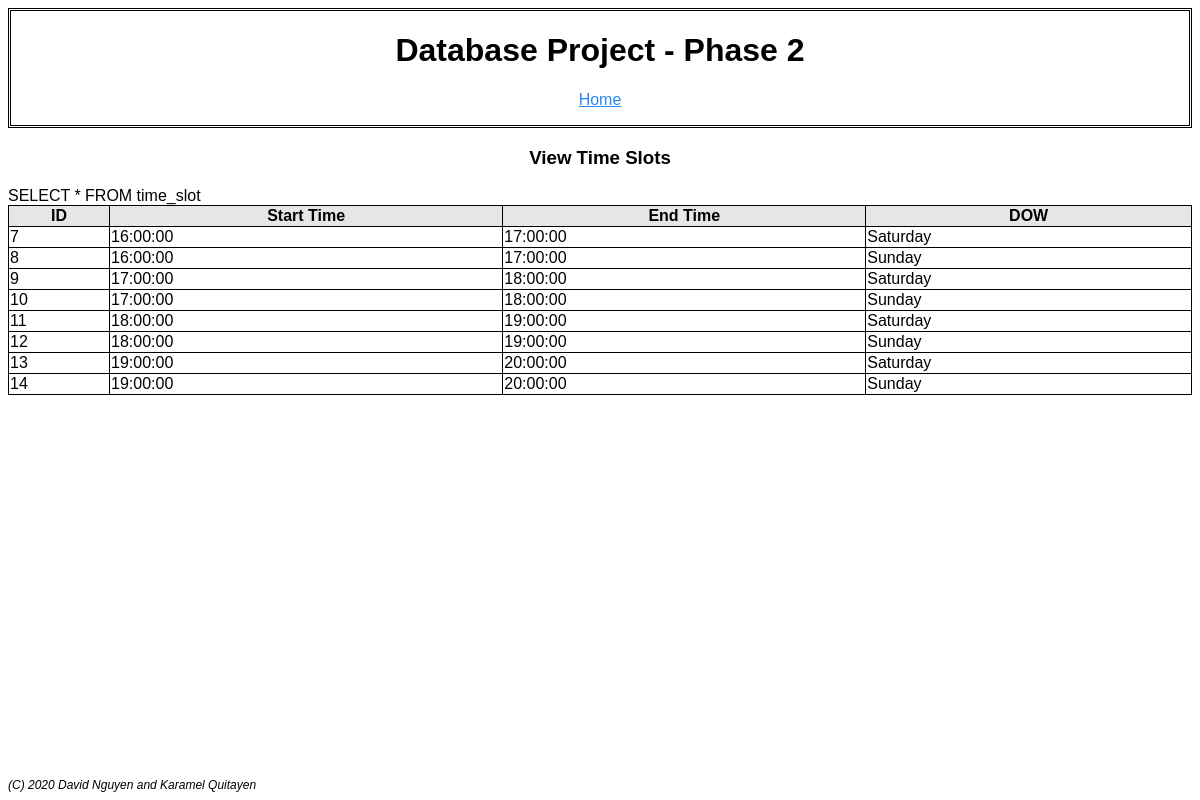
The page /view_time_slots_page.php on the database as committed earlier.
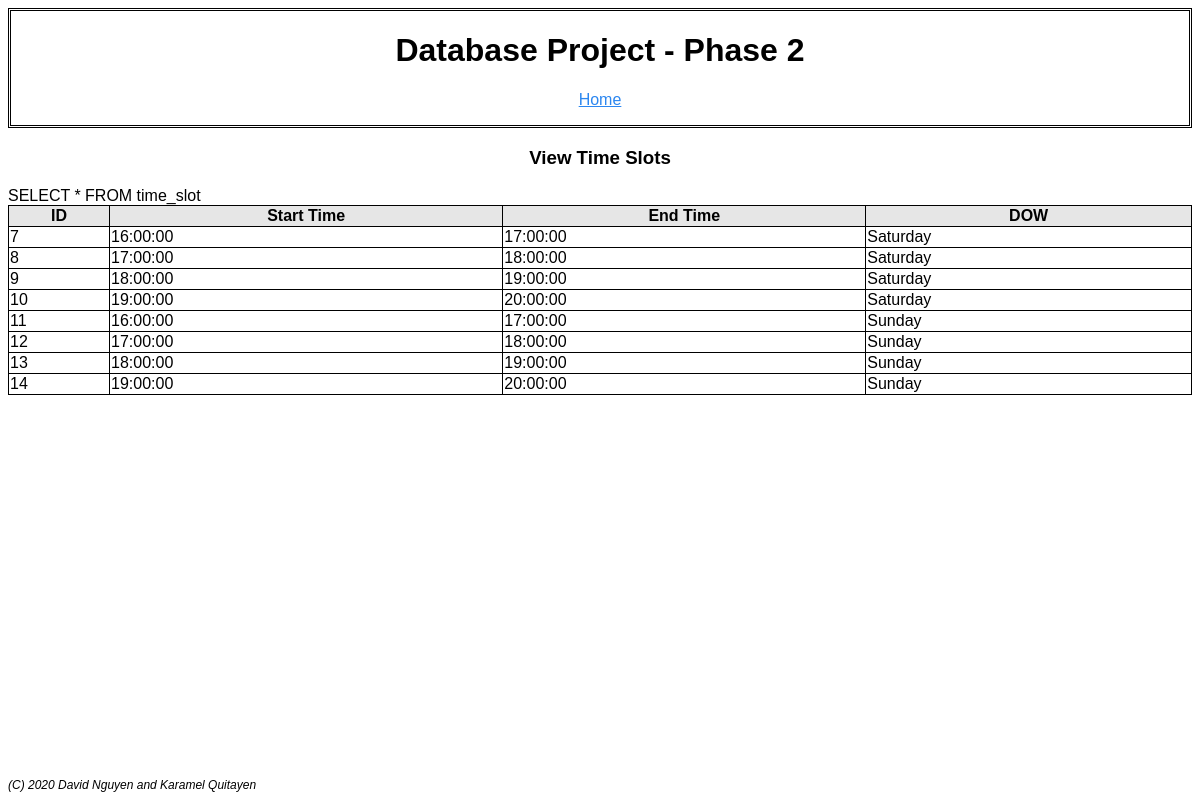
The same page on the database as committed later.
### tables this page shows
CREATE TABLE `time_slot` (
  `time_slot_id` int(11) NOT NULL AUTO_INCREMENT,
  `day_of_the_week` varchar(255) NOT NULL,
  `start_time` time NOT NULL,
  `end_time` time NOT NULL,
  PRIMARY KEY (`time_slot_id`)
);

### view_time_slots_page.php (the view, shortened to what this page needs)
<html>
	<body>
		<?php
			include "header.php";
		?>
		<table style='width:100%'>
			<div align='center'>
				<h3>View Time Slots</h3>
			</div>
			<?php
				$myconnection = mysqli_connect('localhost', 'root', '') or die ('Could not connect: ' . mysql_error());
				$query = "SELECT * FROM time_slot";
				echo $query . "<br>";
				$result = mysqli_query($myconnection, $query) or die ('Query failed: ' . mysql_error());
				echo "<tr><th>ID</th><th>Start Time</th><th>End Time</th><th>DOW</th></tr>";
				while ($row = mysqli_fetch_array ($result, MYSQLI_ASSOC)) {
					echo "<tr>";
					echo "<td>$row[time_slot_id]</td>";
					echo "<td>$row[start_time]</td>";
					echo "<td>$row[end_time]</td>";
					echo "<td>$row[day_of_the_week]</td>";
					echo "</tr>";
				}
			?>
		</table>
	</body
</html>

### header.php (shortened to what this page needs)
<html>
	<body>
		<div align="center" style="border:double">
			<h1> Database Project - Phase 2</h1>
			<?php
				if (isset($_SESSION['loggedUser'])){
					$name = $_SESSION['loggedUser']['name'];
					$id = $_SESSION['loggedUser']['id'];
					echo "<p><b>Signed in as: </b>$name (UID$id)<p>";
					echo "<a href='http://localhost/Database2-Project/user_page.php'>Profile</a> ";
					echo "<a href='http://localhost/Database2-Project/logout.php'>Logout</a><br>";
				}
				else{
					echo "<p>";
					echo "<a href='http://localhost/Database2-Project/logout.php'>Home</a>";
				}
			?>
		</div>
		<footer>
			<p>(C) 2020 David Nguyen and Karamel Quitayen</p>
		</footer>
	</body>
</html>

### view_time_slots_page.php (style rules this page uses)
table, th, td { border: 1px solid black; border-collapse: collapse; margin-bottom: 50px; }

### header.php (style rules this page uses)
body { font: normal 16px Verdana, Geneva, sans-serif; }
footer { font: italic 12px Verdana, Geneva, sans-serif; position: fixed; bottom: 0; background-color: white; width: 100%; height: 34px; z-index: -1; }
a { font: normal 16px Verdana, Geneva, sans-serif; color: #2c87f0; }
th { background-color: #e6e6e6; }

Rows that differ between the two databases and show on the page:
changed time_slot id 8: start_time "16:00:00" → "17:00:00"; end_time "17:00:00" → "18:00:00"; day_of_the_week "Sunday" → "Saturday"
changed time_slot id 9: start_time "17:00:00" → "18:00:00"; end_time "18:00:00" → "19:00:00"
changed time_slot id 10: start_time "17:00:00" → "19:00:00"; end_time "18:00:00" → "20:00:00"; day_of_the_week "Sunday" → "Saturday"
changed time_slot id 11: start_time "18:00:00" → "16:00:00"; end_time "19:00:00" → "17:00:00"; day_of_the_week "Saturday" → "Sunday"
changed time_slot id 12: start_time "18:00:00" → "17:00:00"; end_time "19:00:00" → "18:00:00"
changed time_slot id 13: start_time "19:00:00" → "18:00:00"; end_time "20:00:00" → "19:00:00"; day_of_the_week "Saturday" → "Sunday"
